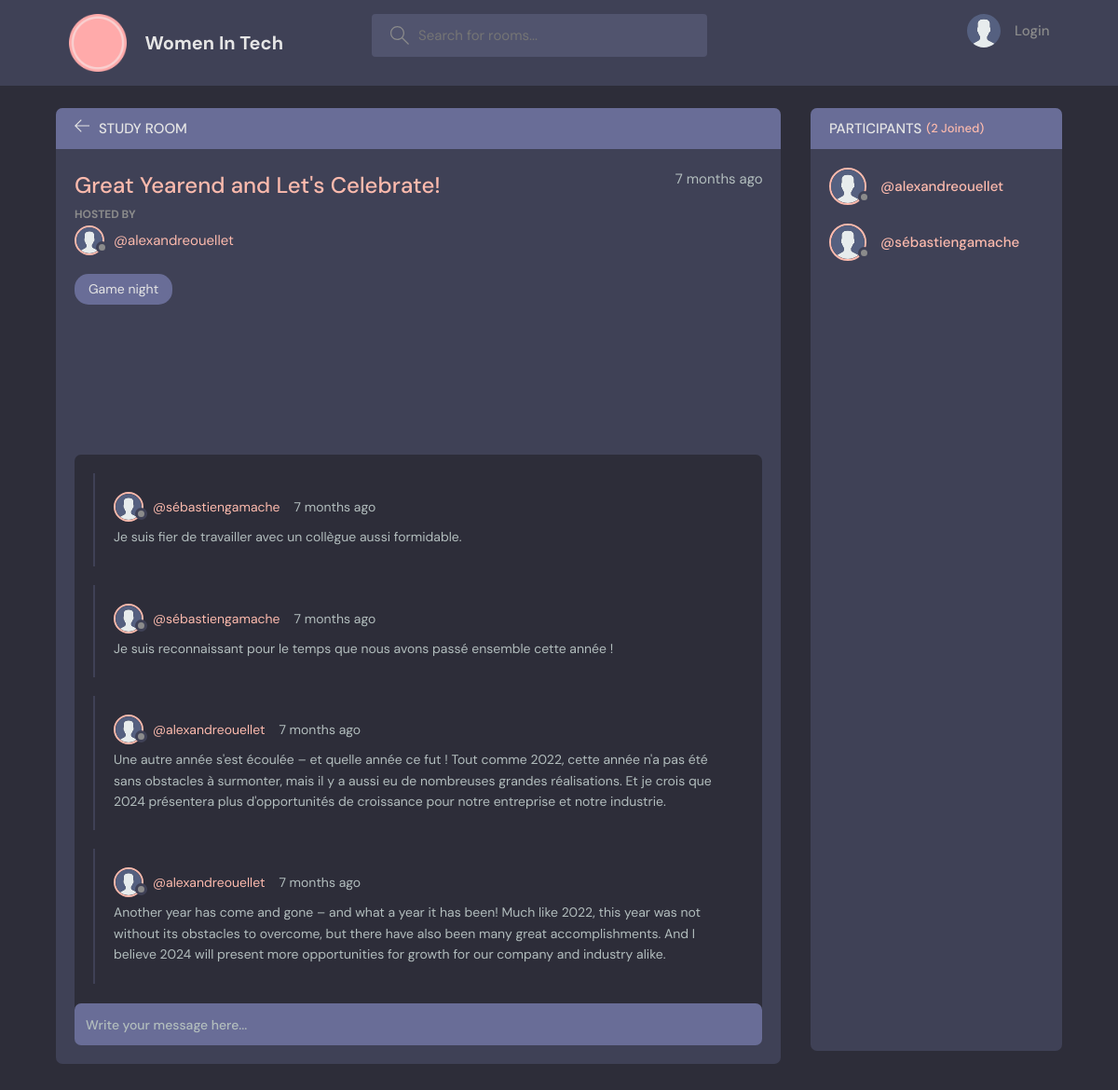
Page /room/26/ on the committed database.
### base/models.py (models this page shows, shortened)
class Room(models.Model):
    host = models.ForeignKey(User, on_delete=models.SET_NULL, null=True)
    topic = models.ForeignKey(
        Topic, on_delete=models.SET_NULL, null=True)
    name = models.CharField(max_length=200)
    description = models.TextField(null=True, blank=True)
    participants = models.ManyToManyField(
        User, related_name="participants", blank=True)
    updated = models.DateTimeField(auto_now=True)
    created = models.DateTimeField(auto_now_add=True)
    class Meta:
        ordering = ['-updated', '-created']

class Topic(models.Model):
    name = models.CharField(max_length=200)
    class Meta:
        ordering = ['name']
    def __str__(self):
        return self.name

class Message(models.Model):
    user = models.ForeignKey(User, on_delete=models.CASCADE)
    room = models.ForeignKey(Room, on_delete=models.CASCADE)
    body = models.TextField()
    updated = models.DateTimeField(auto_now=True)
    created = models.DateTimeField(auto_now_add=True)
    class Meta:
        ordering = ['-updated', '-created']

### base/views.py (the view, shortened to what this page needs)
# urls.py: path('room/<str:pk>/', views.room, name='room'),
def room(request, pk):
    room = Room.objects.get(id=pk)
    room_messages = room.message_set.all()
    participants = room.participants.all()
    context = {"room": room, "room_messages": room_messages,
               "participants": participants}
    return render(request, "base/room.html", context)

### base/templates/base/room.html (shortened to what this page needs)
{% extends 'main.html' %}
{% load static %}
{% block content %}
<main class="profile-page layout layout--2">
  <div class="container">
    <div class="room">
      <div class="room__top">
        <div class="room__topLeft">
          <a href="{% url 'home' %}">
            <svg version="1.1" xmlns="http://www.w3.org/2000/svg" width="32" height="32" viewBox="0 0 32 32">
              <title>arrow-left</title>
              <path
                d="M13.723 2.286l-13.723 13.714 13.719 13.714 1.616-1.611-10.96-10.96h27.625v-2.286h-27.625l10.965-10.965-1.616-1.607z">
              </path>
            </svg>
          </a>
          <h3>Study Room</h3>
        </div>
      </div>
      <div class="room__box scroll">
        <div class="room__header scroll">
          <div class="room__info">
            <h3>{{room.name}}</h3>
            <span>{{room.created|timesince}} ago</span>
          </div>
          <div class="room__hosted">
            <p>Hosted By</p>
            <a href="{% url 'user-profile' room.host.id %}" class="room__author">
              <div class="avatar avatar--small">
                <img src="{% static 'images/avatar.svg' %}" />
              </div>
              <span>@{{room.host.username}}</span>
            </a>
          </div>
          <span class="room__topics">{{room.topic}}</span>
        </div>
        <div class="room__conversation">
          <div class="threads scroll">
            {% for message in room_messages %}
            <div class="thread">
              <div class="thread__top">
                <div class="thread__author">
                  <a href="{% url 'user-profile' message.user.id %}" class="thread__authorInfo">
                    <div class="avatar avatar--small">
                      <img src="{% static 'images/avatar.svg' %}" />
                    </div>
                    <span>@{{message.user.username}}</span>
                  </a>
                  <span class="thread__date">{{message.created|timesince}} ago</span>
                </div>
              </div>
              <div class="thread__details">
                {{message.body}}
              </div>
            </div>
            {% endfor %}
          </div>
        </div>
      </div>
      <div class="room__message">
        <form action="" method="POST">
          <input name="body" placeholder="Write your message here..." />
        </form>
      </div>
    </div>
    <div class="participants">
      <h3 class="participants__top">Participants <span>({{participants.count}} Joined)</span></h3>
      <div class="participants__list scroll">
        {% for user in participants %}
        <a href="{%  url 'user-profile' user.id %}" class="participant">
          <div class="avatar avatar--medium">
            <img src="{% static 'images/avatar.svg' %}" />
          </div>
          <p>
            <span>@{{user.username}}</span>
          </p>
        </a>
        {% endfor %}
      </div>
    </div>
  </div>
</main>
{% endblock content %}

### rows in the picture
Room: name "Great Yearend and Let's Celebrate!", created "7 months", host.username "alexandreouellet", topic "Game night"
Message: user.username "sébastiengamache", created "7 months", body "Je suis fier de travailler avec un collègue aussi formidable."
Message: user.username "sébastiengamache", created "7 months", body "Je suis reconnaissant pour le temps que nous avons passé ensemble cette année !"
Message: user.username "alexandreouellet", created "7 months", body "Une autre année s'est écoulée – et quelle année ce fut ! Tout comme 2022, cette année n'a pas été sans obstacles à surmonter, mais il y a aussi eu de nombreuses grandes réalisations. Et je crois que 2024 présentera plus d'opportunités de croissance pour notre entreprise et notre industrie."
Message: user.username "alexandreouellet", created "7 months", body "Another year has come and gone – and what a year it has been! Much like 2022, this year was not without its obstacles to overcome, but there have also been many great accomplishments. And I believe 2024 will present more opportunities for growth for our company and industry alike."

### other values in the picture
{{ participants.count }} "2"
{{ user.username }} "alexandreouellet"
{{ user.username }} "sébastiengamache"
